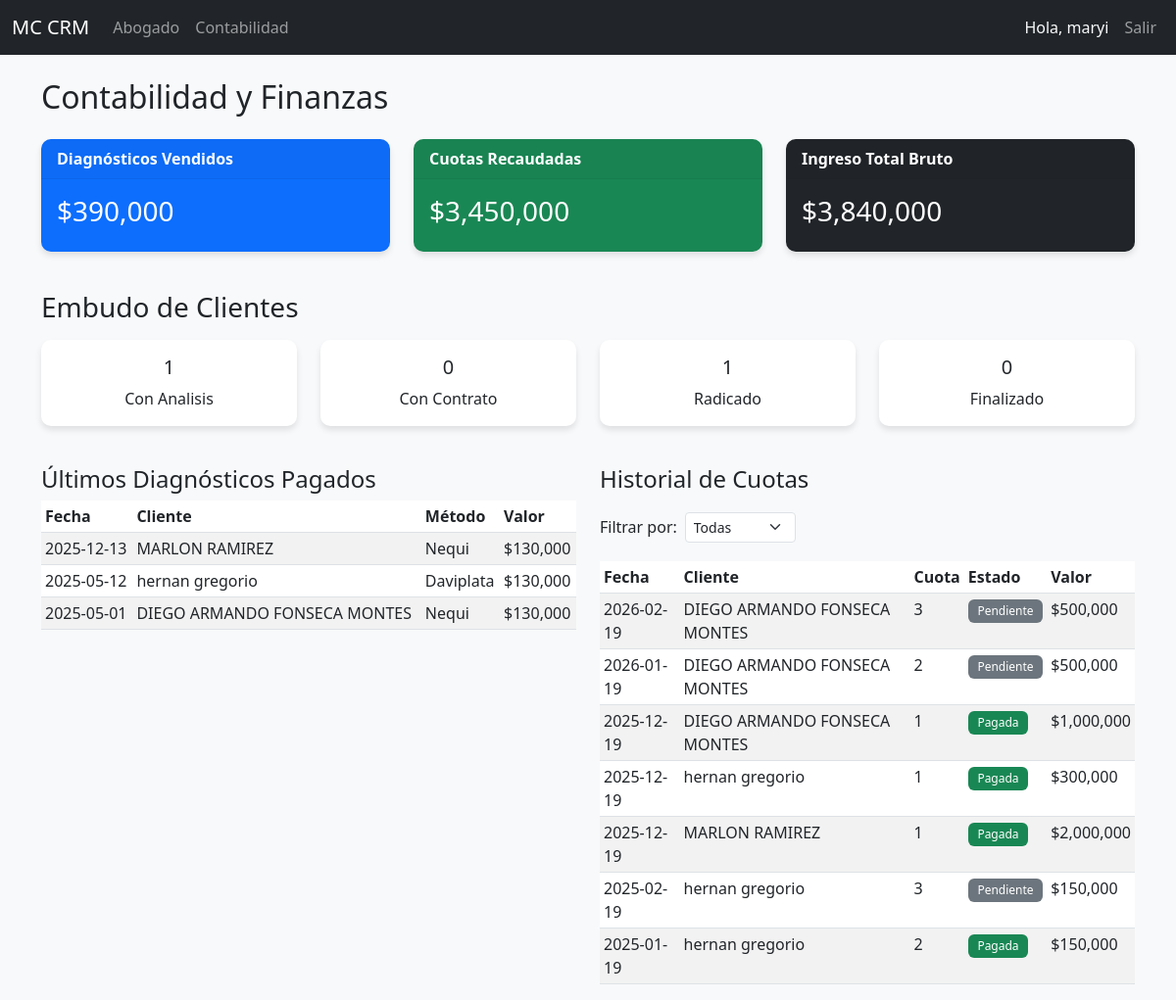
/accounting (signed in), run on the app's committed database.
### models.py (models this page shows)
class User(UserMixin, db.Model):
    id = db.Column(db.Integer, primary_key=True)
    nombre_completo = db.Column(db.String(100), nullable=False)
    telefono = db.Column(db.String(20))
    email = db.Column(db.String(120), unique=True, nullable=False)
    rol = db.Column(db.String(20), nullable=False)  # 'Admin', 'Analista', 'Abogado'
    password = db.Column(db.String(200)) # Added password for auth

class PaymentDiagnosis(db.Model):
    id = db.Column(db.Integer, primary_key=True)
    client_id = db.Column(db.Integer, db.ForeignKey('client.id'), nullable=False, unique=True)
    valor = db.Column(db.Float)
    fecha_pago = db.Column(db.Date)
    metodo_pago = db.Column(db.String(50)) # 'Nequi', 'Daviplata', 'Bancolombia', 'Link de pago', 'Efectivo'
    verificado = db.Column(db.Boolean, default=False)
    client = db.relationship('Client', backref=db.backref('payment_diagnosis', uselist=False))

class Client(db.Model):
    id = db.Column(db.Integer, primary_key=True)
    nombre = db.Column(db.String(100))
    tipo_id = db.Column(db.String(20))
    numero_id = db.Column(db.String(20))
    telefono = db.Column(db.String(20), nullable=False)
    email = db.Column(db.String(120))
    ciudad = db.Column(db.String(50))
    motivo_consulta = db.Column(db.Text)
    estado = db.Column(db.String(50), default='Nuevo') # 'Nuevo', 'Informacion_Incompleta', 'Pendiente', 'Pendiente_Analisis', 'Con_Contrato'
    analista_id = db.Column(db.Integer, db.ForeignKey('user.id'))
    abogado_id = db.Column(db.Integer, db.ForeignKey('user.id'))
    created_at = db.Column(db.DateTime, default=datetime.utcnow)
    conclusion_analisis = db.Column(db.Text) # New field for analysis conclusion
    login_user_id = db.Column(db.Integer, db.ForeignKey('user.id'), nullable=True) # Link to User
    analista = db.relationship('User', foreign_keys=[analista_id], backref='clientes_registrados')
    login_user = db.relationship('User', foreign_keys=[login_user_id], backref='client_profile')

class ContractInstallment(db.Model):
    id = db.Column(db.Integer, primary_key=True)
    payment_contract_id = db.Column(db.Integer, db.ForeignKey('payment_contract.id'), nullable=False)
    numero_cuota = db.Column(db.Integer, nullable=False)
    valor = db.Column(db.Float)
    fecha_vencimiento = db.Column(db.Date)
    metodo_pago = db.Column(db.String(50))
    estado = db.Column(db.String(50), default='Pendiente') # 'Pendiente', 'Pagada', 'En Mora'
    payment_contract = db.relationship('PaymentContract', backref='installments')

### routes.py (the view)
@main.route('/accounting')
@login_required
def accounting_dashboard():
    if current_user.rol not in ['Admin', 'Abogado']:
        flash('Acceso no autorizado', 'danger')
        return redirect(url_for('main.index'))
    income_diagnosis = db.session.query(func.sum(PaymentDiagnosis.valor)).filter(PaymentDiagnosis.verificado == True).scalar() or 0
    income_installments = db.session.query(func.sum(ContractInstallment.valor)).filter(ContractInstallment.estado == 'Pagada').scalar() or 0
    total_gross_income = income_diagnosis + income_installments
    clients_with_analysis = Client.query.filter_by(estado='Con_Analisis').count()
    clients_with_contract = Client.query.filter_by(estado='Con_Contrato').count()
    clients_radicados = Client.query.filter_by(estado='Radicado').count()
    clients_finalized = Client.query.filter_by(estado='Finalizado').count()
    funnel_stats = {
        'Con_Analisis': clients_with_analysis,
        'Con_Contrato': clients_with_contract,
        'Radicado': clients_radicados,
        'Finalizado': clients_finalized
    }
    recent_diagnoses = PaymentDiagnosis.query.filter_by(verificado=True).order_by(PaymentDiagnosis.fecha_pago.desc()).limit(50).all()
    estado_filter = request.args.get('estado_cuota')
    query = ContractInstallment.query
    if estado_filter and estado_filter != 'todos':
        query = query.filter_by(estado=estado_filter)
    recent_installments = query.order_by(ContractInstallment.fecha_vencimiento.desc()).limit(50).all()
    return render_template('accounting.html',
                           income_diagnosis=income_diagnosis,
                           income_installments=income_installments,
                           total_gross_income=total_gross_income,
                           funnel_stats=funnel_stats,
                           recent_diagnoses=recent_diagnoses,
                           recent_installments=recent_installments,
                           current_filter=estado_filter)

### app.py (called while the page is built)
@login_manager.user_loader
def load_user(user_id):
    return User.query.get(int(user_id))

### templates/accounting.html (shortened to what this page needs)
{% extends "base.html" %}
{% block content %}
<h2 class="mb-4">Contabilidad y Finanzas</h2>
<div class="row mb-4">
    <div class="col-md-4">
        <div class="card text-white bg-primary mb-3">
            <div class="card-header">Diagnósticos Vendidos</div>
            <div class="card-body">
                <h3 class="card-title">${{ "{:,.0f}".format(income_diagnosis) }}</h3>
            </div>
        </div>
    </div>
    <div class="col-md-4">
        <div class="card text-white bg-success mb-3">
            <div class="card-header">Cuotas Recaudadas</div>
            <div class="card-body">
                <h3 class="card-title">${{ "{:,.0f}".format(income_installments) }}</h3>
            </div>
        </div>
    </div>
    <div class="col-md-4">
        <div class="card text-white bg-dark mb-3">
            <div class="card-header">Ingreso Total Bruto</div>
            <div class="card-body">
                <h3 class="card-title">${{ "{:,.0f}".format(total_gross_income) }}</h3>
            </div>
        </div>
    </div>
</div>
<h3 class="mb-3">Embudo de Clientes</h3>
<div class="row mb-4">
    {% for status, count in funnel_stats.items() %}
    <div class="col-md-3">
        <div class="card mb-3">
            <div class="card-body text-center">
                <h5 class="card-title">{{ count }}</h5>
                <p class="card-text">{{ status.replace('_', ' ') }}</p>
            </div>
        </div>
    </div>
    {% endfor %}
</div>
<div class="row">
    <div class="col-md-6">
        <h4>Últimos Diagnósticos Pagados</h4>
        <div class="table-responsive">
            <table class="table table-striped table-sm">
                <thead>
                    <tr>
                        <th>Fecha</th>
                        <th>Cliente</th>
                        <th>Método</th>
                        <th>Valor</th>
                    </tr>
                </thead>
                <tbody>
                    {% for p in recent_diagnoses %}
                    <tr>
                        <td>{{ p.fecha_pago }}</td>
                        <td>{{ p.client.nombre }}</td>
                        <td>{{ p.metodo_pago }}</td>
                        <td>${{ "{:,.0f}".format(p.valor) }}</td>
                    </tr>
                    {% endfor %}
                </tbody>
            </table>
        </div>
    </div>
    <div class="col-md-6">
        <div class="d-flex justify-content-between align-items-center mb-2">
            <h4>Historial de Cuotas</h4>
        </div>
        <form method="GET" class="row g-2 mb-3 align-items-center">
            <div class="col-auto">
                <label for="estado_cuota" class="col-form-label">Filtrar por:</label>
            </div>
            <div class="col-auto">
                <select name="estado_cuota" id="estado_cuota" class="form-select form-select-sm"
                    onchange="this.form.submit()">
                    <option value="todos" {% if current_filter=='todos' or not current_filter %}selected{% endif %}>
                        Todas</option>
                </select>
            </div>
        </form>
        <div class="table-responsive">
            <table class="table table-striped table-sm">
                <thead>
                    <tr>
                        <th>Fecha</th>
                        <th>Cliente</th>
                        <th>Cuota</th>
                        <th>Estado</th>
                        <th>Valor</th>
                    </tr>
                </thead>
                <tbody>
                    {% for c in recent_installments %}
                    <tr>
                        <td>{{ c.fecha_vencimiento }}</td>
                        <td>{{ c.payment_contract.client.nombre }}</td>
                        <td>{{ c.numero_cuota }}</td>
                        <td>
                            {% if c.estado == 'Pagada' %}
                            <span class="badge bg-success">Pagada</span>
                            {% elif c.estado == 'En Mora' %}
                            <span class="badge bg-danger">En Mora</span>
                            {% else %}
                            <span class="badge bg-secondary">{{ c.estado }}</span>
                            {% endif %}
                        </td>
                        <td>${{ "{:,.0f}".format(c.valor) }}</td>
                    </tr>
                    {% endfor %}
                </tbody>
            </table>
        </div>
    </div>
</div>
{% endblock %}

### templates/base.html (shortened to what this page needs)
<!DOCTYPE html>
<html lang="es">
<head>
    <link href="https://cdn.jsdelivr.net/npm/bootstrap@5.3.0/dist/css/bootstrap.min.css" rel="stylesheet">
    <link rel="stylesheet" href="{{ url_for('static', filename='css/style.css') }}">
</head>
<body>
    <nav class="navbar navbar-expand-lg navbar-dark bg-dark">
        <div class="container-fluid">
            <a class="navbar-brand" href="#">MC CRM</a>
            <div class="collapse navbar-collapse" id="navbarNav">
                <ul class="navbar-nav me-auto">
                    {% if current_user.is_authenticated %}
                    {% if current_user.rol == 'Abogado' or current_user.rol == 'Admin' %}
                    <li class="nav-item"><a class="nav-link" href="{{ url_for('main.lawyer_dashboard') }}">Abogado</a>
                    </li>
                    <li class="nav-item"><a class="nav-link"
                            href="{{ url_for('main.accounting_dashboard') }}">Contabilidad</a>
                    </li>
                    {% endif %}
                    {% endif %}
                </ul>
                <ul class="navbar-nav">
                    {% if current_user.is_authenticated %}
                    <li class="nav-item"><span class="nav-link text-light">Hola, {{ current_user.nombre_completo
                            }}</span></li>
                    <li class="nav-item"><a class="nav-link" href="{{ url_for('main.logout') }}">Salir</a></li>
                    {% else %}
                    <li class="nav-item"><a class="nav-link" href="{{ url_for('main.login') }}">Ingresar</a></li>
                    {% endif %}
                </ul>
            </div>
        </div>
    </nav>
    <div class="container mt-4">
        {% block content %}{% endblock %}
    </div>
</body>
</html>

### static/css/style.css (style rules this page uses)
body { background-color: #f8f9fa; font-family: 'Segoe UI', Tahoma, Geneva, Verdana, sans-serif; }
.card { border: none; border-radius: 10px; box-shadow: 0 4px 6px rgba(0,0,0,0.1); transition: transform 0.2s; }
.card-header { border-bottom: 1px solid rgba(0,0,0,0.05); border-radius: 10px 10px 0 0 !important; font-weight: 600; }
.badge { font-weight: 500; padding: 0.5em 0.8em; }

### data on the page
User: nombre_completo "maryi"
PaymentDiagnosis: fecha_pago "2025-12-13", client.nombre "MARLON RAMIREZ", metodo_pago "Nequi", valor "130,000"
PaymentDiagnosis: fecha_pago "2025-05-12", client.nombre "hernan gregorio", metodo_pago "Daviplata", valor "130,000"
PaymentDiagnosis: fecha_pago "2025-05-01", client.nombre "DIEGO ARMANDO FONSECA MONTES", metodo_pago "Nequi", valor "130,000"
ContractInstallment: fecha_vencimiento "2026-02-19", payment_contract.client.nombre "DIEGO ARMANDO FONSECA MONTES", numero_cuota "3", estado "Pendiente", valor "500,000"
ContractInstallment: fecha_vencimiento "2026-01-19", payment_contract.client.nombre "DIEGO ARMANDO FONSECA MONTES", numero_cuota "2", estado "Pendiente", valor "500,000"
ContractInstallment: fecha_vencimiento "2025-12-19", payment_contract.client.nombre "DIEGO ARMANDO FONSECA MONTES", numero_cuota "1", estado "Pagada", valor "1,000,000"
ContractInstallment: fecha_vencimiento "2025-12-19", payment_contract.client.nombre "hernan gregorio", numero_cuota "1", estado "Pagada", valor "300,000"
ContractInstallment: fecha_vencimiento "2025-12-19", payment_contract.client.nombre "MARLON RAMIREZ", numero_cuota "1", estado "Pagada", valor "2,000,000"
ContractInstallment: fecha_vencimiento "2025-02-19", payment_contract.client.nombre "hernan gregorio", numero_cuota "3", estado "Pendiente", valor "150,000"
ContractInstallment: fecha_vencimiento "2025-01-19", payment_contract.client.nombre "hernan gregorio", numero_cuota "2", estado "Pagada", valor "150,000"

### other printed values
{{ "{:,.0f}".format(income_diagnosis) }} "390,000"
{{ "{:,.0f}".format(income_installments) }} "3,450,000"
{{ "{:,.0f}".format(total_gross_income) }} "3,840,000"
{{ count }} "1" "0" "1" "0"
{{ status.replace('_', ' ') }} "Con Analisis" "Con Contrato" "Radicado" "Finalizado"
